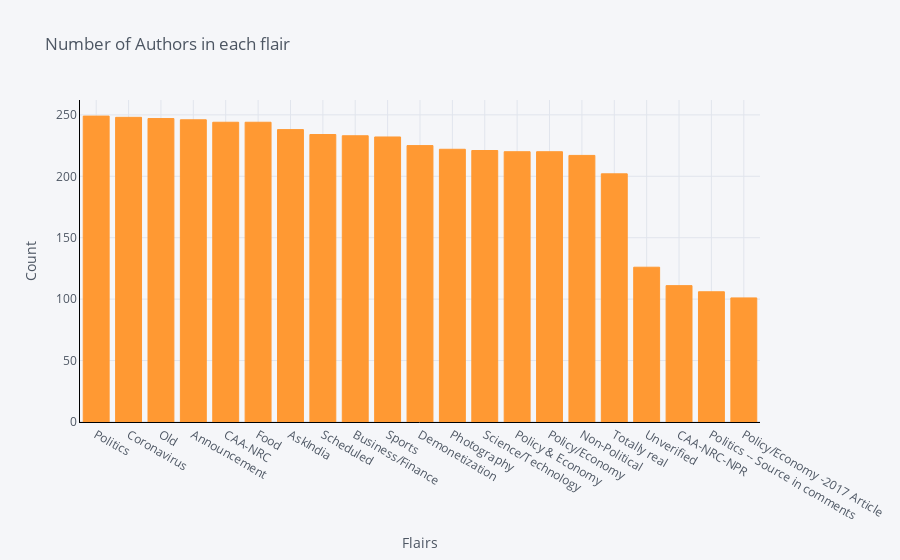

Notebook source saved alongside this figure:
### Code cell
data_new.groupby('flair').count()['author'].sort_values(ascending=False).iplot(kind='bar', yTitle='Count', linecolor='black', opacity=1, title='Number of Authors in each flair', xTitle='Flairs')

### Figure 1 — Plotly figure (JSON) as saved in the notebook; plotly's stock layout.template omitted (floating-point values rounded to 4 significant figures)
{"data": [{"marker": {"color": "rgba(255, 153, 51, 1)", "line": {"color": "rgba(255, 153, 51, 1.0)", "width": 1}}, "name": "author", "orientation": "v", "text": "", "type": "bar", "x": ["Politics", "Coronavirus", "Old", "Announcement", "CAA-NRC", "Food", "AskIndia", "Scheduled", "Business/Finance", "Sports", "Demonetization", "Photography", "Science/Technology", "Policy & Economy", "Policy/Economy", "Non-Political", "Totally real", "Unverified", "CAA-NRC-NPR", "Politics -- Source in comments", "Policy/Economy -2017 Article "], "y": [249, 248, 247, 246, 244, 244, 238, 234, 233, 232, 225, 222, 221, 220, 220, 217, 202, 126, 111, 106, 101]}], "layout": {"legend": {"bgcolor": "#F5F6F9", "font": {"color": "#4D5663"}}, "paper_bgcolor": "#F5F6F9", "plot_bgcolor": "#F5F6F9", "title": {"font": {"color": "#4D5663"}, "text": "Number of Authors in each flair"}, "xaxis": {"gridcolor": "#E1E5ED", "linecolor": "black", "showgrid": true, "tickfont": {"color": "#4D5663"}, "title": {"font": {"color": "#4D5663"}, "text": "Flairs"}, "zerolinecolor": "#E1E5ED"}, "yaxis": {"gridcolor": "#E1E5ED", "linecolor": "black", "showgrid": true, "tickfont": {"color": "#4D5663"}, "title": {"font": {"color": "#4D5663"}, "text": "Count"}, "zerolinecolor": "#E1E5ED"}}}
